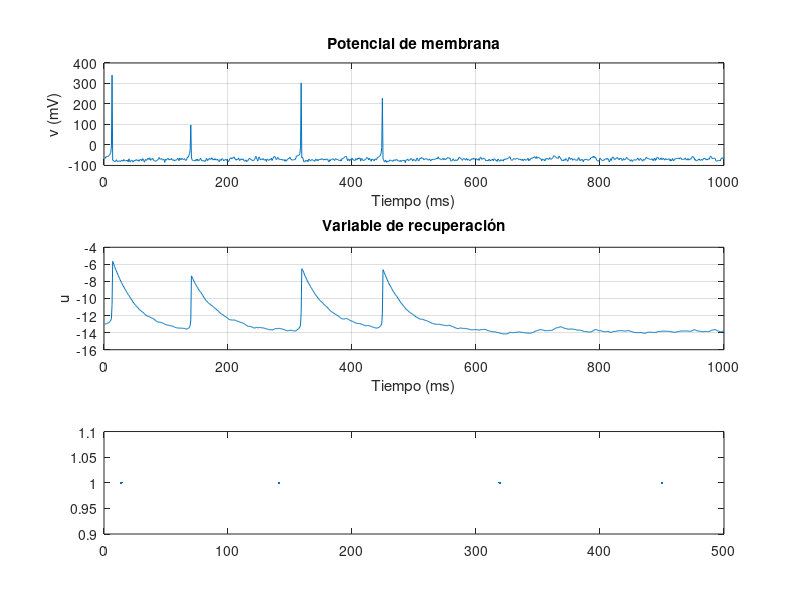

Write MATLAB code to recreate this figure.
%Modelo de Izhikevich
%Paper Simple Model of Spiking Neurons 2003
%Ejemplo 2: Unasola neurona 
clc;clear;
Ne = 1;
Ni = 0; 
re = rand(Ne,1);
ri = rand(Ni,1);
a = [0.02*ones(Ne,1); 0.02+0.08*ri];
b = [0.2*ones(Ne,1); 0.25-0.05*ri];
c = [-65+15*re.^2; -65*ones(Ni,1)];
d = [8-6*re.^2; 2*ones(Ni,1)];
%%%%%%%%%%%%%%%%%%%%%%%%%%%%%%%%%%%%%%%%%%%%%%%%%
S = [0.5*rand(Ne+Ni,Ne), -rand(Ne+Ni,Ni)];
%%%%%%%%%%%%%%%%%%%%%%%%%%%%%%%%%%%%%%%%%%%%%%%%%
v = -65*ones(Ne+Ni,1); % Valor inicial de v
u = b.*v; % Valor inicial de u
firings = []; % Instantes de disparo neuronal

for t = 1:1000 % Simulación de 1000ms      
    I = [5*randn(Ne,1);2*randn(Ni,1)]; % Entrada talámica
    fired = find(v>=30); % Indices de spikes 
    firings = [firings; t+0*fired, fired];
    v(fired) = c(fired);
    u(fired) = u(fired)+d(fired);
    I = I+sum(S(:,fired),2);
    v = v+0.5*(0.04*v.^2+5*v+140-u+I);
    v = v+0.5*(0.04*v.^2+5*v+140-u+I);
    u = u+a.*(b.*v-u);
    vplot(t) = v;
    uplot(t) = u;
end;
figure(1)
subplot(3,1,1)
plot(1:1000,vplot)
xlabel('Tiempo (ms)')
ylabel('v (mV)')
title('Potencial de membrana')
grid on
subplot(3,1,2)
plot(1:1000,uplot)
xlabel('Tiempo (ms)')
ylabel('u')
title('Variable de recuperación')
grid on
subplot(3,1,3)
plot(firings(:,1),firings(:,2),'.');
